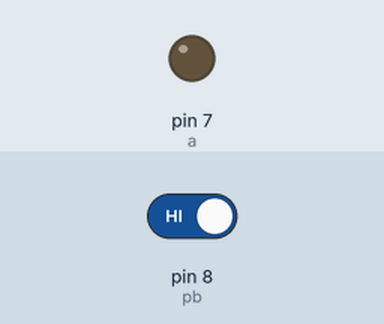
Bench run of a sketch on a simulated Arduino Uno, built with avr-gcc and run on an emulated ATmega328P. Shown: output pins drawn as LEDs (lit = HIGH). Dashed ring = blinking. The inputs (shaded band) are chosen by the test bench; at power-on: pin 8 (pb) HIGH.

Above: at 1.2 s.
1.3 s: pin 8 (pb) driven LOW
At 1.55 s:
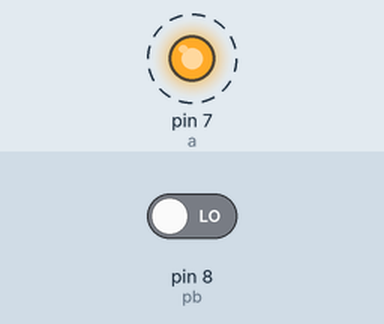
4.3 s: pin 8 (pb) driven HIGH
At 4.3 s:
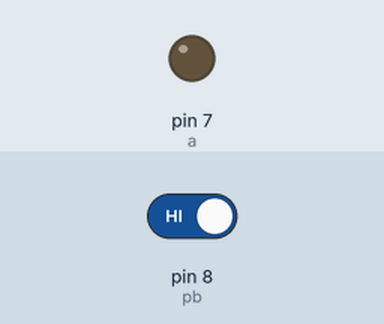
Timing chart, 0 to 7.3 s (numbered marks = the images above; inputs shaded):
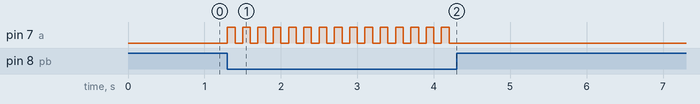

The sketch:

redandgreen0318.ino
```cpp
int a = 7;
int pb = 8;
bool i = 0;

void setup() {
  // put your setup code here, to run once:
  pinMode(a, OUTPUT);
  pinMode(pb, INPUT);
}

void loop() {
  if (digitalRead(pb) == LOW) {
    i = !i;
  }
  if (i == 1) {
    digitalWrite(a, HIGH);
  } else {
    digitalWrite(a, LOW);
  }
  delay(100);
}


  //   if(digitalRead(pb) == LOW){
  //     digitalWrite(a, HIGH);
  //   }else{
  //     digitalWrite(a, LOW);
  //   }
  // }
```

Measured:
- after the input at 1.3 s, pin 7 (a): alternates HIGH for 0.10 s and LOW for 0.10 s, starting at once
- after the input at 4.3 s, pin 7 (a): stops changing and stays LOW
